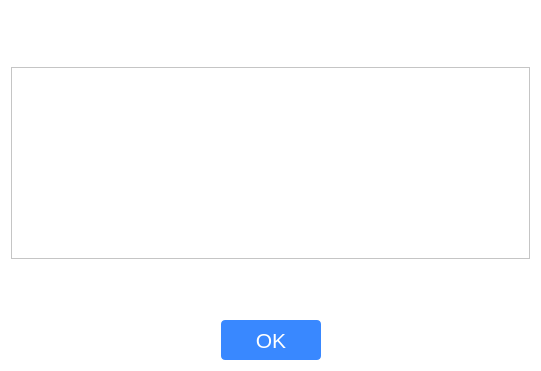
<?xml version="1.0" encoding="UTF-8"?>
<ui version="4.0">
 <class>KeysUnlockedDialog</class>
 <widget class="QDialog" name="KeysUnlockedDialog">
  <property name="geometry">
   <rect>
    <x>0</x>
    <y>0</y>
    <width>541</width>
    <height>371</height>
   </rect>
  </property>
  <property name="windowTitle">
   <string>Keys in wallet</string>
  </property>
  <property name="styleSheet">
   <string notr="true">background-color: rgb(255, 255, 255);</string>
  </property>
  <layout class="QVBoxLayout" name="verticalLayout">
   <item>
    <spacer name="verticalSpacer">
     <property name="orientation">
      <enum>Qt::Vertical</enum>
     </property>
     <property name="sizeHint" stdset="0">
      <size>
       <width>20</width>
       <height>40</height>
      </size>
     </property>
    </spacer>
   </item>
   <item>
    <widget class="QTextEdit" name="textEditKeys">
     <property name="font">
      <font>
       <family>Arial</family>
       <pointsize>14</pointsize>
      </font>
     </property>
     <property name="readOnly">
      <bool>true</bool>
     </property>
    </widget>
   </item>
   <item>
    <spacer name="verticalSpacer_2">
     <property name="orientation">
      <enum>Qt::Vertical</enum>
     </property>
     <property name="sizeHint" stdset="0">
      <size>
       <width>20</width>
       <height>40</height>
      </size>
     </property>
    </spacer>
   </item>
   <item>
    <layout class="QHBoxLayout" name="horizontalLayout">
     <item>
      <spacer name="horizontalSpacer">
       <property name="orientation">
        <enum>Qt::Horizontal</enum>
       </property>
       <property name="sizeHint" stdset="0">
        <size>
         <width>40</width>
         <height>20</height>
        </size>
       </property>
      </spacer>
     </item>
     <item>
      <widget class="QPushButton" name="pushButton">
       <property name="minimumSize">
        <size>
         <width>100</width>
         <height>40</height>
        </size>
       </property>
       <property name="maximumSize">
        <size>
         <width>100</width>
         <height>40</height>
        </size>
       </property>
       <property name="font">
        <font>
         <family>Arial</family>
         <pointsize>16</pointsize>
        </font>
       </property>
       <property name="styleSheet">
        <string notr="true">background-color: rgb(57, 136, 255);
color: rgb(255, 255, 255);
border-radius: 4px;</string>
       </property>
       <property name="text">
        <string>OK</string>
       </property>
      </widget>
     </item>
     <item>
      <spacer name="horizontalSpacer_2">
       <property name="orientation">
        <enum>Qt::Horizontal</enum>
       </property>
       <property name="sizeHint" stdset="0">
        <size>
         <width>40</width>
         <height>20</height>
        </size>
       </property>
      </spacer>
     </item>
    </layout>
   </item>
  </layout>
 </widget>
 <resources/>
 <connections/>
</ui>
